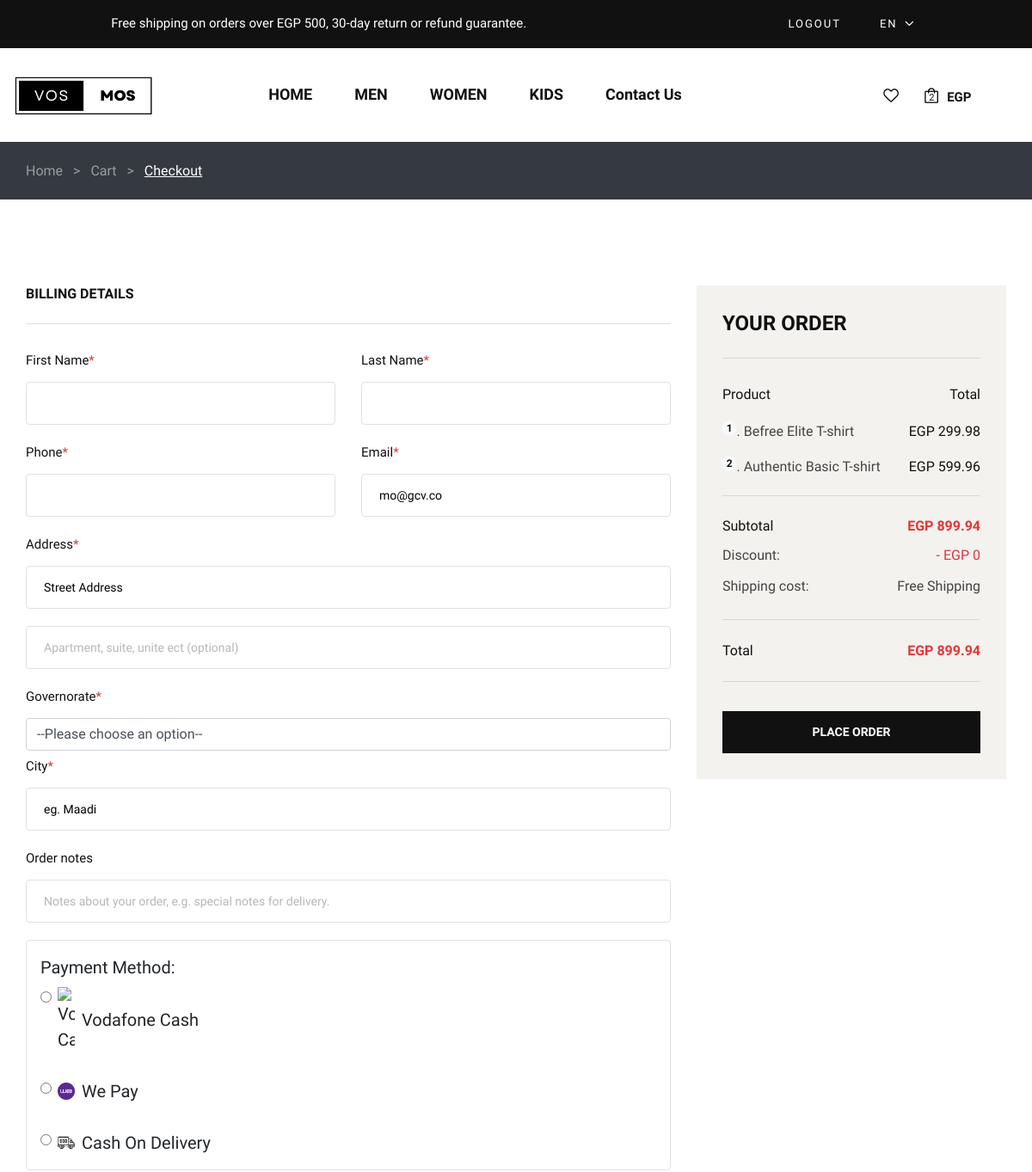
The page /checkout (signed in, upper part) on the database as committed earlier.
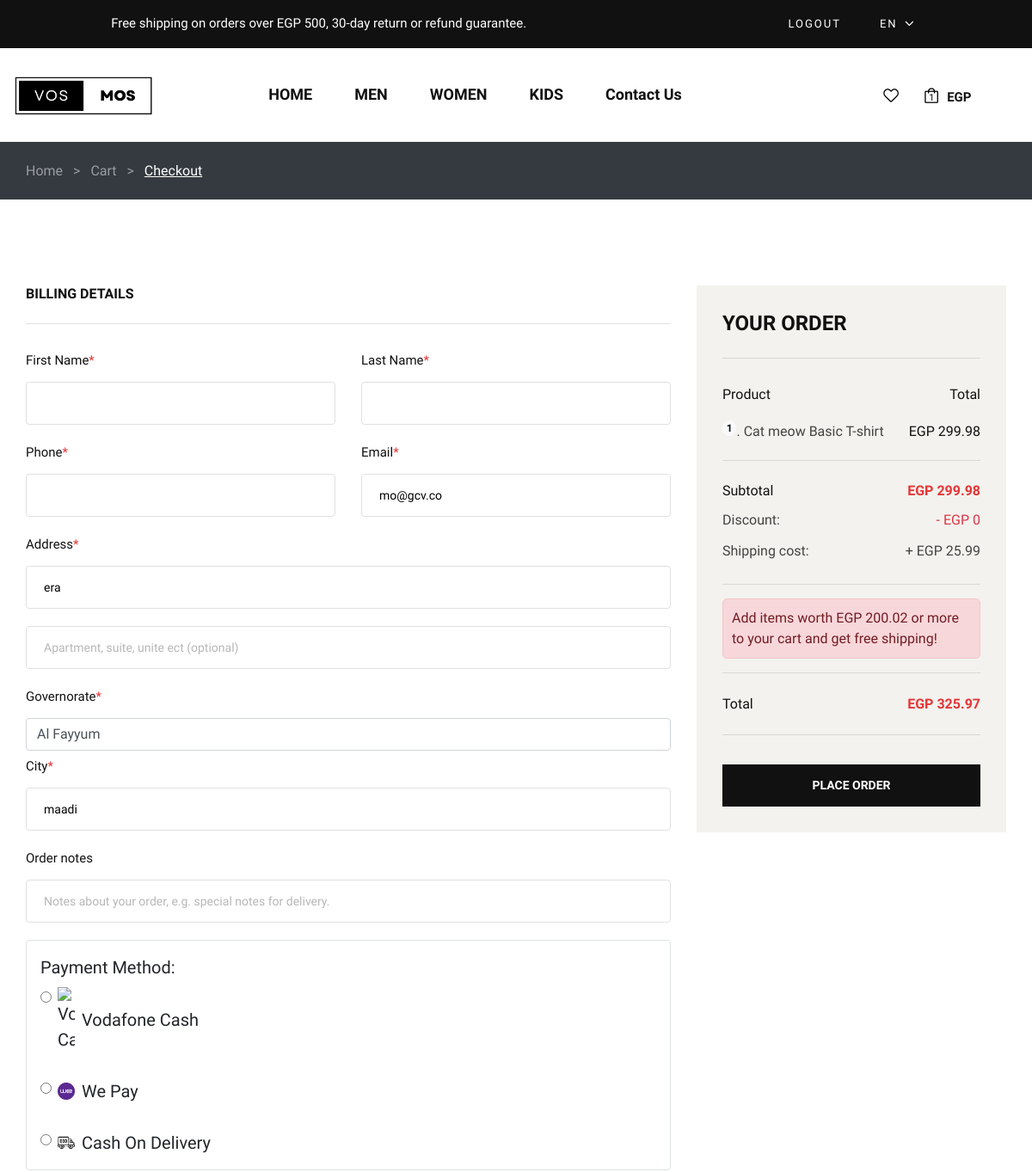
The same page on the database as committed later.
### frontend/models.py (models this page shows, shortened)
class CartItem(models.Model):
    product = models.ForeignKey(Product, on_delete=models.CASCADE)
    quantity = models.IntegerField(default=1)
    cart = models.ForeignKey(Cart, on_delete=models.CASCADE, related_name="items", null=True)
    customized = models.BooleanField(default=False)
    size = models.CharField(max_length=10, blank=True, null=True)
    color = models.CharField(max_length=10, blank=True, null=True)
    @property
    def total(self):
        total = float(self.product.price) * int(self.quantity)
        return float("{:.2f}".format(total))

class Product(models.Model):
    CATEGORY_CHOICES = (
        ('M', 'Men'),
        ('W', 'Women'),
        ('K', 'Kids'),
        ('A', 'Accessories'),
    )
    SUB_CATEGORY_CHOICES = (
    ('S', 'Shirt'),
    ('SW', 'Sport wear'),
    ('OW', 'Outwear')
    )
    LABEL_CHOICES = (
        ('NEW', 'primary'),
        ('BEST Seller', 'secondary'),
        ('N', '')
    )
    product_id = models.AutoField
    id = models.AutoField(primary_key=True, auto_created=True)
    product_name = models.CharField(max_length=50)
    category = models.ManyToManyField('Category', through='ProductCategory')
    label = models.CharField(choices=LABEL_CHOICES, max_length=11, default="")
    subcategory = models.CharField(choices= SUB_CATEGORY_CHOICES ,max_length=50, default="")
    price = models.FloatField(default=0)
    discount_price = models.FloatField(default=0)
    pub_date = models.DateField()
    image = models.ImageField(upload_to="static", default="", blank=True, null=True)
    material = models.CharField(max_length=50, default="Coton 100%")
    description = models.TextField(default="Are you looking for a t shirt that is comfortable, stylish and affordable? Look no further than our new collection of t shirts, designed to suit any occasion and personality. Whether you want to express your creativity, show your support for a cause, or simply enjoy a casual day out, we have the perfect t shirt for you. Our t shirts are made from high-quality cotton, which is soft, breathable and durable. They come in a variety of colors, sizes and designs, so you can find the one that matches your style and mood.  Our t shirts are easy to wash and care for, and they will not fade or shrink over time. They are also eco-friendly and ethically produced, so you can wear them with confidence and pride. Order your t shirt today and enjoy free shipping for orders over EGP 500. You will love how you look and feel in our t shirts, and so will everyone else. Don't miss this opportunity to get the best t shirt ever.")
    path = models.CharField(max_length=50, default="")

class Cart(models.Model):
    user = models.ForeignKey(MyUser, on_delete=models.CASCADE, null= True, blank = True)
    applied_coupons = models.ManyToManyField(PromoCode, blank=True,related_name="Applied_Coupons")
    session_key = models.CharField(max_length=32, null=True, blank=True)
    created_at = models.DateTimeField(auto_now_add=True)
    updated_at = models.DateTimeField(auto_now=True)
    ordered = models.BooleanField(default=False)
    coupon = models.ForeignKey(
        PromoCode, on_delete=models.SET_NULL, blank=True, null=True)
    shipping_cost = models.DecimalField(max_digits=10, decimal_places=2, default=25.99)
    @property
    def shipping_remainder(self):
        if self.shipping_cost > 0:
            return "{:.2f}".format(500 - float(self.total_price))
        else:
            return "{:.2f}".format(0)
    @property
    def discount(self):
        if self.coupon:
            total_price = sum(item.total for item in self.items.all())
            discount_amount = total_price * self.coupon.discount
            max_discount = self.coupon.max_discount
            return min(discount_amount, max_discount)
        else:
            return 0
    @property
    def total_price_before_discount(self):
        total_price = sum(item.total for item in self.items.all())
        return "{:.2f}".format(total_price)
    @property
    def total_price(self):
        total_price = sum(item.total for item in self.items.all())
        total_price -= self.discount
        return "{:.2f}".format(total_price)
    @property
    def final_price(self):
        return float(self.total_price) + float(self.shipping_cost)

class Order(models.Model):
    STATUS_CHOICES = [
        ('P', 'Placed'),
        ('S', 'Shipped'),
        ('D', 'Delivered'),
    ]
    PAYMENT_METHOD_CHOICES = (
        ('CC', 'Credit Card'),
        ('VS', 'Visa'),
        ('MC', 'Master Card'),
        ('COD', 'Cash On Delivery'),
        ('VF', 'Vodafone'),
        ('OG', 'Orange'),
        ('WE', 'Wepay'),
        ('PP', 'Paypal'),
        ('BT', 'Bank Transfer'),
    )
    user = models.ForeignKey(MyUser, on_delete=models.SET_NULL, blank=True, null=True)
    first_name = models.CharField(max_length=100)
    last_name = models.CharField(max_length=100)
    email = models.EmailField()
    address = models.CharField(max_length=250)
    governorate = models.CharField(max_length=100, choices=GOVERNORATE_CHOICES)
    city = models.CharField(max_length=100)
    created = models.DateTimeField(auto_now_add=True)
    updated = models.DateTimeField(auto_now=True)
    paid = models.BooleanField(default=False)
    final_price = models.DecimalField(max_digits=10, decimal_places=2)
    phone = models.CharField(max_length=100)
    coupon = models.ForeignKey(PromoCode, on_delete=models.SET_NULL, blank=True, null=True)
    order_number = models.CharField(max_length=32, null=False, editable=False)
    payment_method = models.CharField(max_length=20, choices=PAYMENT_METHOD_CHOICES, default='Credit Card')
    shipping_cost = models.DecimalField(max_digits=10, decimal_places=2, default=25.99)
    status = models.CharField(max_length=2, choices=STATUS_CHOICES, default='P')
    class Meta:
        ordering = ('-created',)

### frontend/views.py (the view, shortened to what this page needs)
# urls.py: path('checkout', views.checkout, name='checkout'),
def checkout(request):
    if request.method == 'POST':
        email = request.POST['email']
        payment_method = request.POST['payment_method']
        address_id = request.POST.get('address')
        first_name = request.POST.get('first_name')
        last_name = request.POST.get('last_name')
        phone = request.POST.get('phone')
        if payment_method == "COD":
            fees = 12
        else:
            fees = 0
        if request.user.is_authenticated:
            user = request.user
            cart = Cart.objects.get(user=user)
            order = Order.objects.create(
                user=user,
                first_name=first_name,
                last_name=last_name,
                email=email,
                phone=phone,
                coupon=cart.coupon,
                address=request.POST['address'],
                city=request.POST['city'],
                governorate = request.POST['governorate'],
                payment_method=payment_method,
                shipping_cost=cart.shipping_cost,
                final_price=cart.final_price + fees  # Set the final price of the order to the final price of the cart
            )
            for item in CartItem.objects.filter(cart=cart):
                OrderItem.objects.create(
                    order=order,
                    product=item.product,
                    price=item.product.price,
                    quantity=item.quantity,
                    customized=item.customized,
                                        size = item.size,
                    color = item.color,
                )
            order.save()
            CartItem.objects.filter(cart=cart).delete()
            cart.coupon = None
            cart.save()
        else:
            session_key = request.session.session_key
            if not session_key:
                request.session.create()
                session_key = request.session.session_key
            cart, created = Cart.objects.get_or_create(user=None, session_key=session_key)
            order = Order.objects.create(
                first_name=first_name,
                last_name=last_name,
                email=email,
                address=request.POST['address'],
                phone=phone,
                city=request.POST['city'],
                governorate = request.POST['governorate'],
                payment_method=payment_method,
                shipping_cost=cart.shipping_cost,
                final_price=cart.final_price + fees  # Set the final price of the order to the final price of the anonymous cart
            )
            for item in CartItem.objects.filter(cart=cart):
                OrderItem.objects.create(
                    order=order,
                    product=item.product,
                    price=item.product.price,
                    quantity=item.quantity,
                    size = item.size,
                    color = item.color,
                    customized=item.customized
                )
            order.save()
            CartItem.objects.filter(cart=cart).delete()
            cart.coupon = None
            cart.save()
        send_order_confirmation_email(first_name, email, order)
        return render(request, 'orderconfirm.html', {"order_number": order.order_number, "email":email})
    else:
        governorates = GOVERNORATE_CHOICES
        if request.user.is_authenticated:
            cart = Cart.objects.get(user=request.user)
            CartItems = CartItem.objects.filter(cart=cart)
            if float(cart.total_price) > 500:
                cart.shipping_cost = 0
                cart.save()
            try:
                last_order = Order.objects.filter(user=request.user).latest('id')
                address = last_order.address
                city = last_order.city
                last_governorate = last_order.governorate
            except Order.DoesNotExist:
                address = 'Street Address'
                city = 'eg. Maadi'
                last_governorate = None
            context = {'cart': CartItems, 'user_cart': cart,'last_governorate': last_governorate, 'city': city, 'address':address, 'governorates': governorates}
        return render(request, 'checkout.html', context)

### frontend/templates/checkout.html (shortened to what the changed rows need)
{% extends "layout.html" %}
{% load static %}
{% block body %}
<section class="checkout spad">
  <div class="container">
    <div class="checkout__form">
      <div class="row">
        <div id="main_coupon_div" class="col-lg-8 col-md-6">
          <form action="{% url 'checkout'%}" method="post">
            <div class="checkout__input">
              <p>Address<span>*</span></p>
              <input class="form-control" required name="address" type="text" placeholder="Street Address" value="{{ address }}"
                class="checkout__input__add">
              <input class="form-control" type="text" placeholder="Apartment, suite, unite ect (optional)">
            </div>
            <div class="checkout__input">
              <p>Governorate<span>*</span></p>
              <select class="form-control" required name="governorate">
                <option selected disabled value="">--Please choose an option--</option>
                {% for value, name in governorates %}
                  <option value="{{ value }}" {% if last_governorate == value %}selected{% endif %}>{{ name }}</option>
                {% endfor %}
              </select>
            </div>
            <div class="checkout__input">
              <p>City<span>*</span></p>
              <input placeholder="eg. Maadi" class="form-control" required name="city" type="text" value="{{ city }}">
            </div>
        </div>
        <div class="col-lg-4 col-md-6">
          <div class="checkout__order">
            <ul class="checkout__total__products">
              {% for item in cart %}
              <li>
                <span class="translate-middle badge rounded-pill badge-light float-left">{{item.quantity}} </span>
                . {{ item.product.product_name }}
                <span>EGP {{item.total}}</span>
              </li>
              {% endfor %}
            </ul>
            <ul class="checkout__total__all">
              <div class="final-cart">
                <li>Subtotal <span>EGP {{user_cart.total_price_before_discount}}</span></li>
                <div class="d-flex justify-content-between">
                  <p class="mb-2">Discount:</p>
                  <p id="discount" class="mb-2 text-danger">- EGP {{user_cart.discount}}</p>
                </div>
                <div class="d-flex justify-content-between">
                  <p class="mb-2">Shipping cost:</p>
                  {% if user_cart.shipping_cost == 0 %}
                  <p class="mb-2">Free Shipping</p>
                  {% else %}
                  <p class="mb-2">+ EGP {{user_cart.shipping_cost}}</p>
                  {% endif %}
                </div>
              </div>
              <hr />
              {% if user_cart.shipping_cost != 0 %}
              <div class="free-shipping">
                Add items worth EGP {{ user_cart.shipping_remainder }} or more to your cart and get free shipping!
              </div>
              <hr />
              {% endif %}
              <li>Total <span id="cart_total_discount">EGP {{user_cart.final_price}}</span></li>
            </ul>
          </div>
        </div>
      </div>
    </div>
  </div>
</section>
{% endblock %}

Rows that differ between the two databases and show on the page:
removed CartItem: quantity "1", product.product_name "Befree Elite T-shirt", total "299.98"
removed CartItem: quantity "2", product.product_name "Authentic Basic T-shirt", total "599.96"
added Order: address "era", governorate "Al Fayyum", city "maadi"
added CartItem: quantity "1", product.product_name "Cat meow Basic T-shirt", total "299.98"
changed Cart: total_price_before_discount "899.94" → "299.98"; shipping_cost (not shown) → "25.99"; shipping_remainder (not shown) → "200.02"; final_price "899.94" → "325.97"
Other text that changed with them:
{{ cart.count }}: "2" → "1"
form field address: "Street Address" → (not shown)
form field governorate: "--Please choose an option--" → (not shown)
form field city: "eg. Maadi" → (not shown)
text no longer shown: "Free Shipping"
text now shown: "+ EGP Add items worth EGP or more to your cart and get free shipping!"
